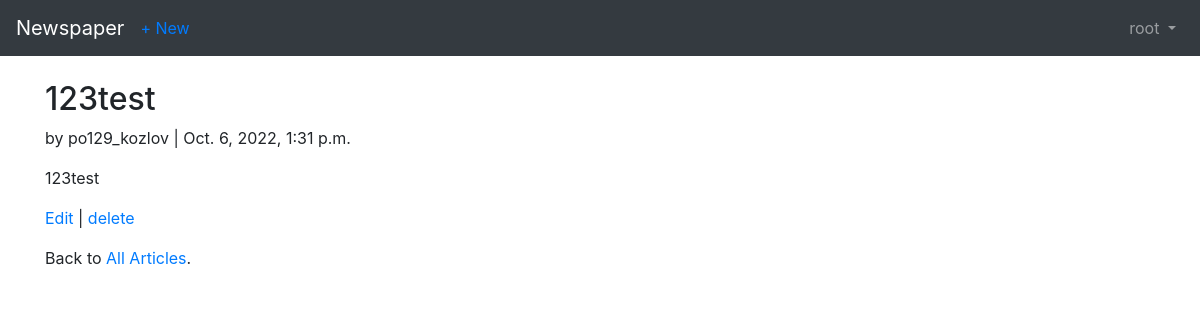
The page /articles/1 (signed in) on the database as committed earlier.
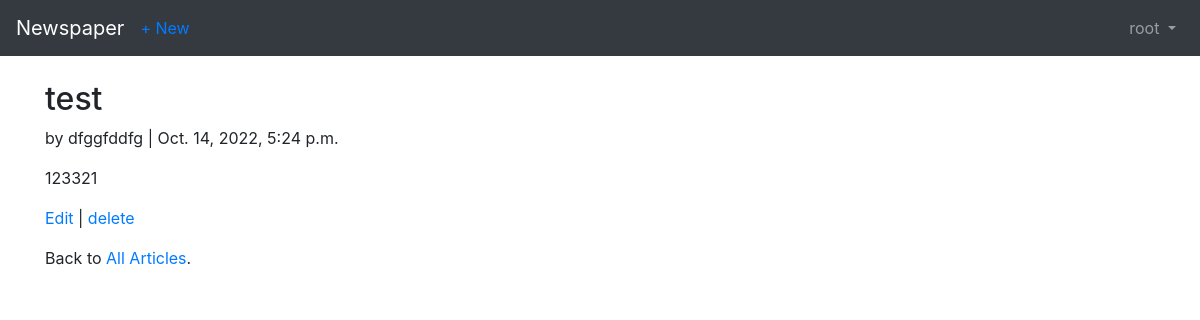
The same page on the database as committed later.
### articles/models.py (models this page shows, shortened)
class Article(models.Model):
    title = models.CharField(max_length=255)
    body = models.TextField()
    date = models.DateTimeField(auto_now_add=True)
    author = models.ForeignKey(settings.AUTH_USER_MODEL, on_delete=models.CASCADE)

### users/models.py (models this page shows)
class CustomUser(AbstractUser):
    age = models.PositiveIntegerField(default=0)

### articles/views.py (the view)
# urls.py: path('<int:pk>', views.ArticleDetailView.as_view(), name='article_detail'),
class ArticleDetailView(LoginRequiredMixin, DetailView):
    model = models. Article
    template_name = 'article_detail.html'
    login_url = 'login'

### templates/Article_detail.html
{% extends 'base.html' %}
{% block content %}
<div class="article-entry">
    <h2>{{ object.title }}</h2>
    <p>by {{ object.author }} | {{ object.date }}</p>
    <p>{{ object.body }}</p>
</div>
<p><a href="{% url 'article_edit' article.pk %}">Edit</a> | <a href="{% url 'article_delete' article.pk %}">delete</a></p>
<p>Back to <a href="{% url 'article_list' %}">All Articles</a>.</p>
{% endblock content %}

Rows that differ between the two databases and show on the page:
changed Article: title "123test" → "test"; author "po129_kozlov" → "dfggfddfg"; date "Oct. 6, 2022, 1:31 p.m." → "Oct. 14, 2022, 5:24 p.m."; body "123test" → "123321"
